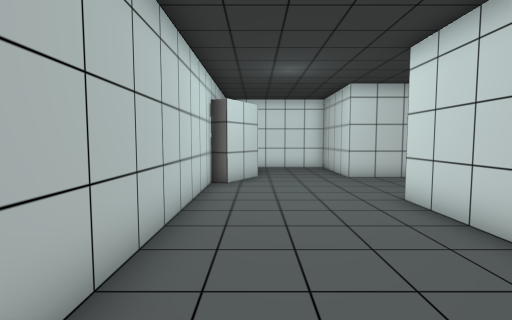
View 1 (above)

16 first-person views from a walk through a Unity game level. The camera is 1.4 m above the floor, tilts 4° down and sees 85° across. Doors are open. The floor is counted in squares, 1 m on a side. Each view is taken from the middle of a square. On the plan, view 1 faces up. The plan holds only what a view shows up to about 14 squares ahead; the rest is blank. The place goes on beyond the plan. Some surface patterns are stand-ins.

View 2
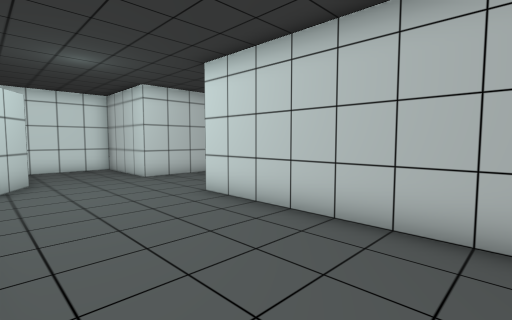

View 3
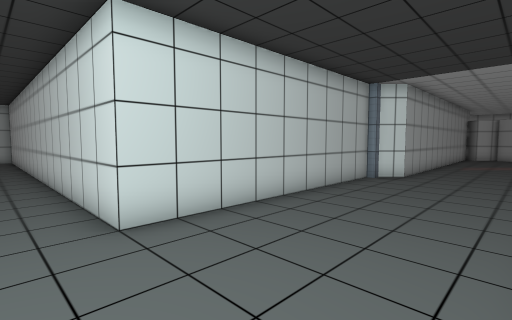

View 4
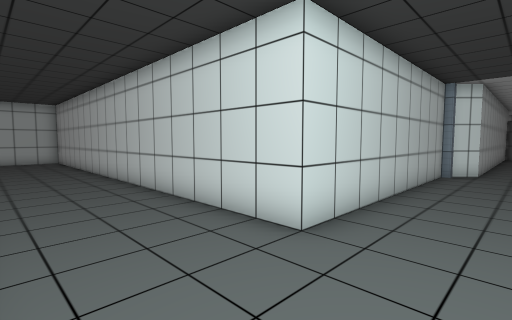

View 5
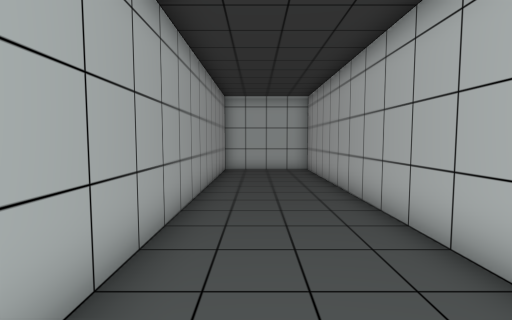

View 6
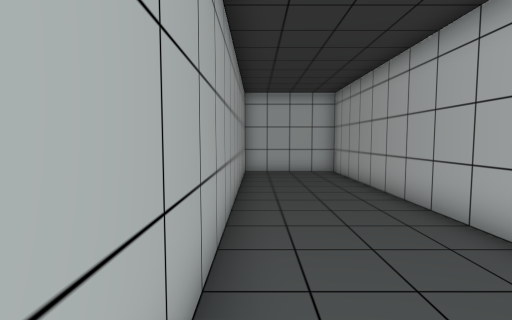

View 7
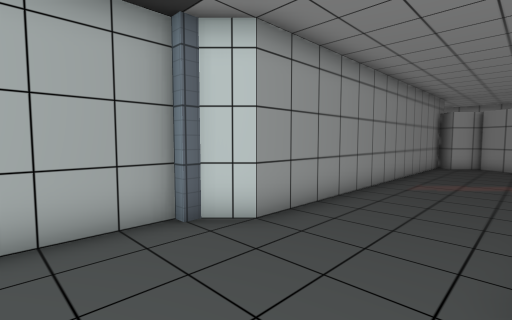

View 8
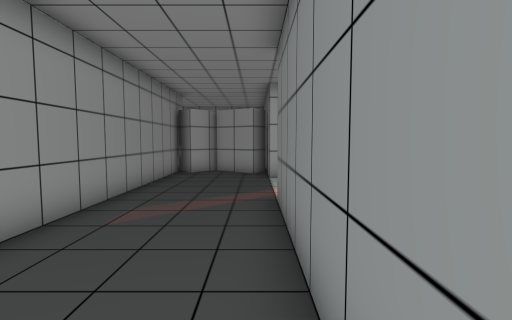

View 9
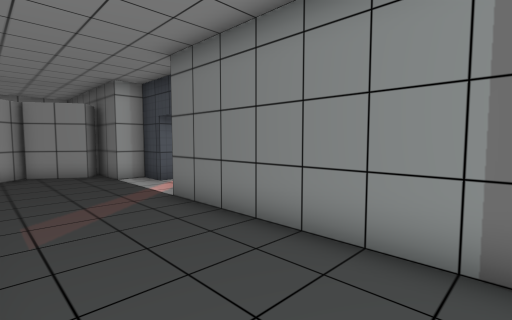

View 10
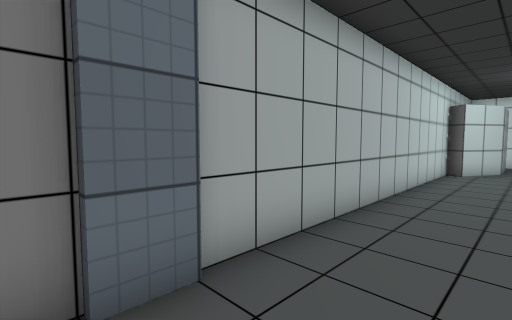

View 11
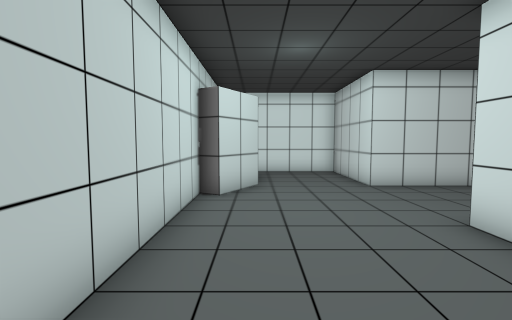

View 12
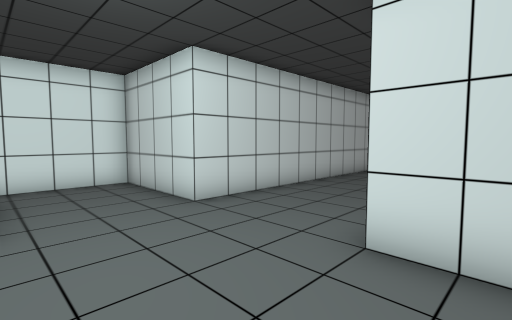

View 13
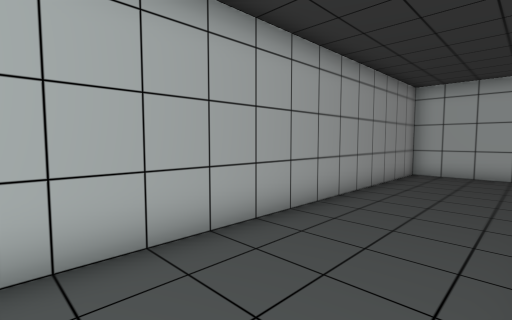

View 14
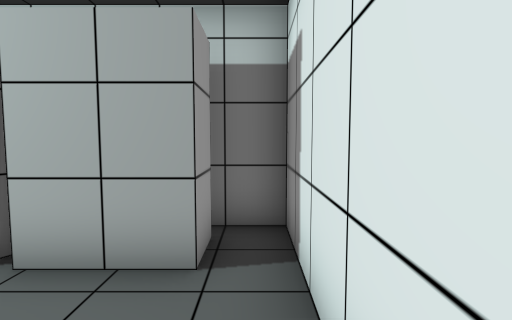

View 15
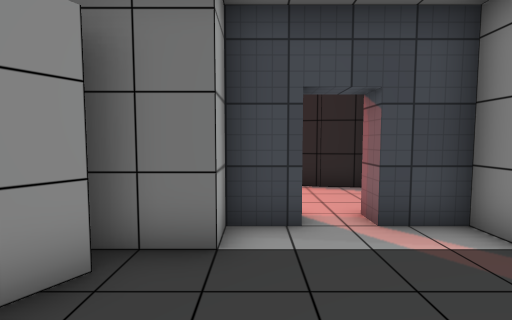

View 16
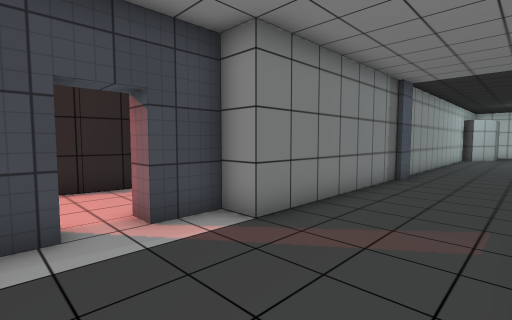

### Floor plan
Points are (right, up) in squares from view 1. A wall is a line through its corners. A room is listed if a view was taken in it or the views show most of it. See-through windows are left out.
Room 1 (views 1, 2, 3, 4, 5, 6, 7, 8, 9, 10, 11, 12, 13, 14, 15, 16)
walls: (3.5, -2.5) (3.5, 6.5) (21.5, 6.5) (21.5, 10.5) (3.5, 10.5) (3.5, 14.5) (-1.5, 14.5) (-1.5, 13.2); (-1.3, -2.4) (-1.3, -3.5); (0.1, 10.8) (-0.9, 9.1) (-1.5, 9.4) (-1.5, -10.5) (-2.5, -10.5) (-2.5, -12); (-1, 13.4) (0.1, 13.4) (0.1, 11.2); (-2.5, -13.2) (-2.5, -14.5) (-1.5, -14.5) (-1.5, -16.7); (-0.9, -15.7) (0.9, -16.8); (2.5, -16.7) (2.5, -3.5) (3.2, -2.8) (3.2, -2.4); (0.7, -17.1) (1.8, -16)
ways out: open door at (-3, -12.5)

Positions as (right, up) in squares from view 1, and headings:
1: (0, 0), facing up
2: (-1, 0), facing up-right
3: (-1, 8), facing down-right
4: (1, 10), facing down-right
5: (8, 9), facing right
6: (9, 10), facing right
7: (-1, 0), facing down-right
8: (-1, -4), facing down
9: (2, -4), facing down-left
10: (1, -4), facing up-left
11: (0, 2), facing up
12: (0, 5), facing up-right
13: (9, 7), facing up-right
14: (3, 14), facing left
15: (2, -14), facing left
16: (2, -14), facing up-left
